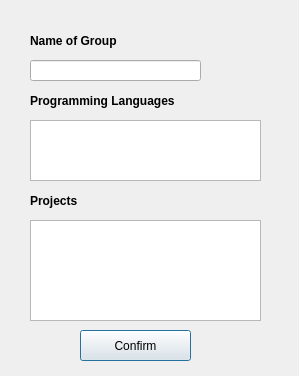
<?xml version="1.0" encoding="UTF-8"?>
<ui version="4.0">
 <class>editGroupDialog</class>
 <widget class="QDialog" name="editGroupDialog">
  <property name="geometry">
   <rect>
    <x>0</x>
    <y>0</y>
    <width>299</width>
    <height>376</height>
   </rect>
  </property>
  <property name="windowTitle">
   <string>Edit Group</string>
  </property>
  <widget class="QLineEdit" name="lineEdit">
   <property name="geometry">
    <rect>
     <x>30</x>
     <y>60</y>
     <width>171</width>
     <height>21</height>
    </rect>
   </property>
  </widget>
  <widget class="QLabel" name="label">
   <property name="geometry">
    <rect>
     <x>30</x>
     <y>30</y>
     <width>101</width>
     <height>21</height>
    </rect>
   </property>
   <property name="font">
    <font>
     <weight>75</weight>
     <bold>true</bold>
    </font>
   </property>
   <property name="text">
    <string>Name of Group</string>
   </property>
  </widget>
  <widget class="QLabel" name="label_2">
   <property name="geometry">
    <rect>
     <x>30</x>
     <y>90</y>
     <width>171</width>
     <height>21</height>
    </rect>
   </property>
   <property name="font">
    <font>
     <weight>75</weight>
     <bold>true</bold>
    </font>
   </property>
   <property name="text">
    <string>Programming Languages</string>
   </property>
  </widget>
  <widget class="QLabel" name="label_3">
   <property name="geometry">
    <rect>
     <x>30</x>
     <y>190</y>
     <width>101</width>
     <height>21</height>
    </rect>
   </property>
   <property name="font">
    <font>
     <weight>75</weight>
     <bold>true</bold>
    </font>
   </property>
   <property name="text">
    <string>Projects</string>
   </property>
  </widget>
  <widget class="QTextEdit" name="textEdit">
   <property name="geometry">
    <rect>
     <x>30</x>
     <y>220</y>
     <width>231</width>
     <height>101</height>
    </rect>
   </property>
   <property name="html">
    <string>&lt;!DOCTYPE HTML PUBLIC &quot;-//W3C//DTD HTML 4.0//EN&quot; &quot;http://www.w3.org/TR/REC-html40/strict.dtd&quot;&gt;
&lt;html&gt;&lt;head&gt;&lt;meta name=&quot;qrichtext&quot; content=&quot;1&quot; /&gt;&lt;style type=&quot;text/css&quot;&gt;
p, li { white-space: pre-wrap; }
&lt;/style&gt;&lt;/head&gt;&lt;body style=&quot; font-family:'MS Shell Dlg 2'; font-size:7.8pt; font-weight:400; font-style:normal;&quot;&gt;
&lt;p style=&quot;-qt-paragraph-type:empty; margin-top:0px; margin-bottom:0px; margin-left:0px; margin-right:0px; -qt-block-indent:0; text-indent:0px;&quot;&gt;&lt;br /&gt;&lt;/p&gt;&lt;/body&gt;&lt;/html&gt;</string>
   </property>
  </widget>
  <widget class="QTextEdit" name="textEdit_2">
   <property name="geometry">
    <rect>
     <x>30</x>
     <y>120</y>
     <width>231</width>
     <height>61</height>
    </rect>
   </property>
   <property name="html">
    <string>&lt;!DOCTYPE HTML PUBLIC &quot;-//W3C//DTD HTML 4.0//EN&quot; &quot;http://www.w3.org/TR/REC-html40/strict.dtd&quot;&gt;
&lt;html&gt;&lt;head&gt;&lt;meta name=&quot;qrichtext&quot; content=&quot;1&quot; /&gt;&lt;style type=&quot;text/css&quot;&gt;
p, li { white-space: pre-wrap; }
&lt;/style&gt;&lt;/head&gt;&lt;body style=&quot; font-family:'MS Shell Dlg 2'; font-size:7.8pt; font-weight:400; font-style:normal;&quot;&gt;
&lt;p style=&quot;-qt-paragraph-type:empty; margin-top:0px; margin-bottom:0px; margin-left:0px; margin-right:0px; -qt-block-indent:0; text-indent:0px;&quot;&gt;&lt;br /&gt;&lt;/p&gt;&lt;/body&gt;&lt;/html&gt;</string>
   </property>
  </widget>
  <widget class="QPushButton" name="pushButton_16">
   <property name="geometry">
    <rect>
     <x>80</x>
     <y>330</y>
     <width>111</width>
     <height>31</height>
    </rect>
   </property>
   <property name="text">
    <string>Confirm</string>
   </property>
   <property name="default">
    <bool>true</bool>
   </property>
  </widget>
 </widget>
 <resources/>
 <connections/>
</ui>
